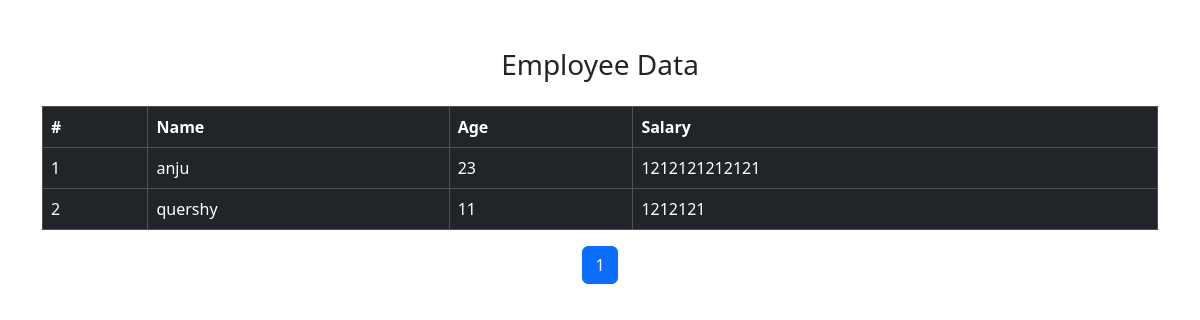
The page /allData/?page=2 on the database as committed earlier.
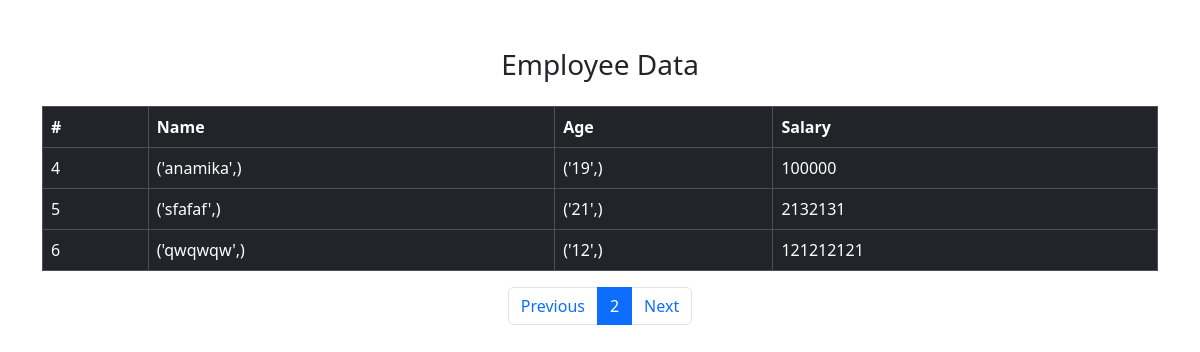
The same page on the database as committed later.
### home/models.py (models this page shows, shortened)
class DataModels(models.Model):
    name=models.CharField(max_length=50)
    salary=models.IntegerField()
    age=models.IntegerField()

### home/views.py (the view)
# urls.py: path("allData/",views.allData),
def allData(request):
    data=list(DataModels.objects.all().values())
    paginator = Paginator(data, 3) # Show 3 items per page
    page_number = request.GET.get("page")  # get current page number
    page_obj = paginator.get_page(page_number)
    print(data)
    context={
        "page_obj": page_obj
    }
    print(context)
    return render(request,"allData.html",context)

### home/templates/allData.html (shortened to what this page needs)
<!doctype html>
<html lang="en">
  <head>
    <link
      href="https://cdn.jsdelivr.net/npm/bootstrap@5.3.2/dist/css/bootstrap.min.css"
      rel="stylesheet"
    />
  </head>
  <body>
    <div class="container mt-5">
      <h3 class="text-center mb-4">Employee Data</h3>
      <table class="table table-bordered table-dark">
        <thead>
          <tr>
            <th>#</th>
            <th>Name</th>
            <th>Age</th>
            <th>Salary</th>
          </tr>
        </thead>
        <tbody>
          {% for i in page_obj %}
          <tr>
            <td>{{ i.id }}</td>
            <td>{{ i.name }}</td>
            <td>{{ i.age }}</td>
            <td>{{ i.salary }}</td>
          </tr>
          {% empty %}
          <tr>
            <td colspan="4" class="text-center">No data available</td>
          </tr>
          {% endfor %}
        </tbody>
      </table>
      <nav aria-label="Page navigation">
        <ul class="pagination justify-content-center">
          {% if page_obj.has_previous %}
          <li class="page-item">
            <a
              class="page-link"
              href="?page={{ page_obj.previous_page_number }}"
            >
              Previous
            </a>
          </li>
          {% endif %}
          <li class="page-item active">
            <span class="page-link"> {{ page_obj.number }} </span>
          </li>
          {% if page_obj.has_next %}
          <li class="page-item">
            <a class="page-link" href="?page={{ page_obj.next_page_number }}">
              Next
            </a>
          </li>
          {% endif %}
        </ul>
      </nav>
    </div>
  </body>
</html>

Rows that differ between the two databases and show on the page:
no longer on this page (row unchanged): DataModels: id "1", name "anju", age "23", salary "1212121212121"
no longer on this page (row unchanged): DataModels: id "2", name "quershy", age "11", salary "1212121"
added DataModels: id "4", name "('anamika',)", age "('19',)", salary "100000"
added DataModels: id "5", name "('sfafaf',)", age "('21',)", salary "2132131"
added DataModels: id "6", name "('qwqwqw',)", age "('12',)", salary "121212121"
Other text that changed with them:
{{ page_obj.number }}: "1" → "2"
text now shown: "Previous Next"
